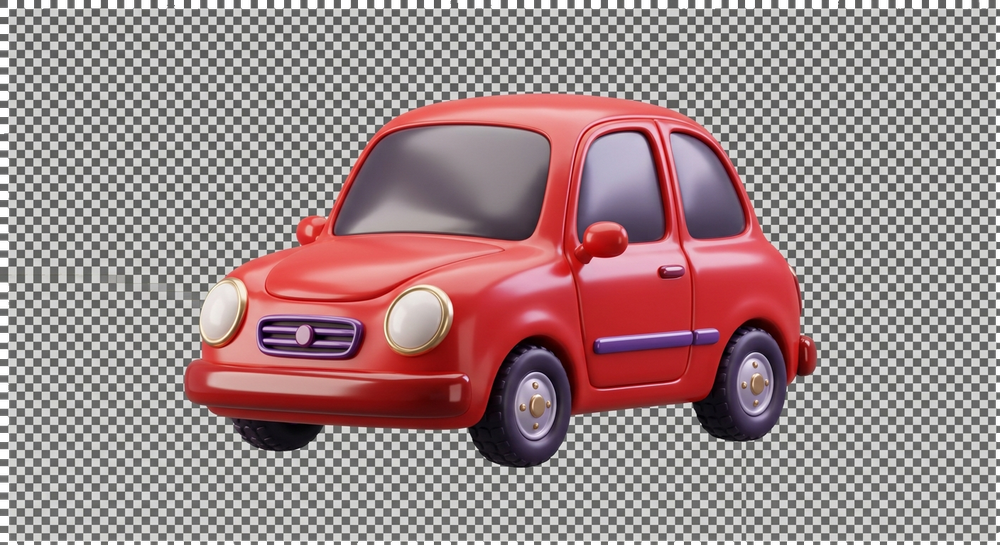
#> input picture frontend/assets/images/savings/car.png, 1000 x 545 px, shrunk from 1408 x 768 before the run; its folder holds only this picture in this run
$ python remove_checkerboard.py
#> lines starting #> are read from the running program, lines starting #| are printed output that depends on the picture; after the words box and inside, x2 and y2 are one past the last pixel; in counts of white or black regions, pixels touching at a corner belong together
import glob, os
import numpy as np
from PIL import Image
from scipy import ndimage

OUT = os.getenv("SHF_OUT", "/app/frontend/assets/images/savings")

def process(path):
#> called with path = 'frontend/assets/images/savings/car.png'
    im = Image.open(path).convert("RGB")
    arr = np.asarray(im).astype(np.int16)
    r, g, b = arr[..., 0], arr[..., 1], arr[..., 2]
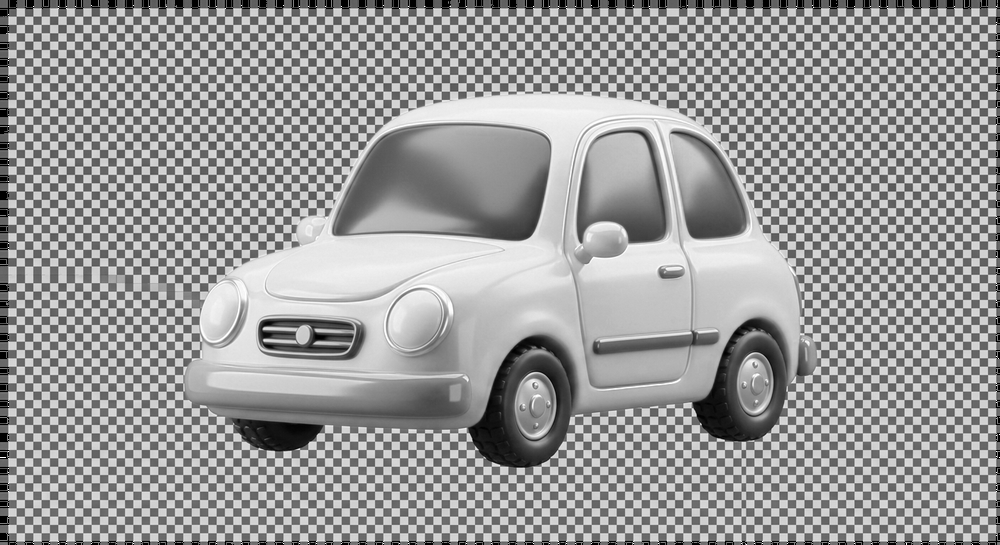
#> r: shape (545, 1000) int16; min 0, max 255, mean 153.5
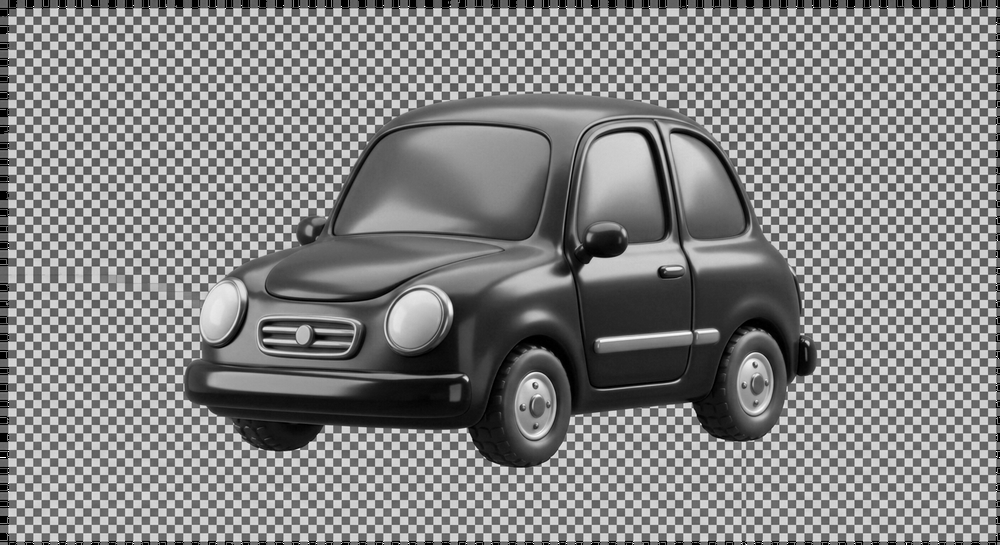
#> b: shape (545, 1000) int16; min 0, max 255, mean 131.6
    mx = np.maximum(np.maximum(r, g), b)
    mn = np.minimum(np.minimum(r, g), b)
    bright = (r + g + b) / 3.0
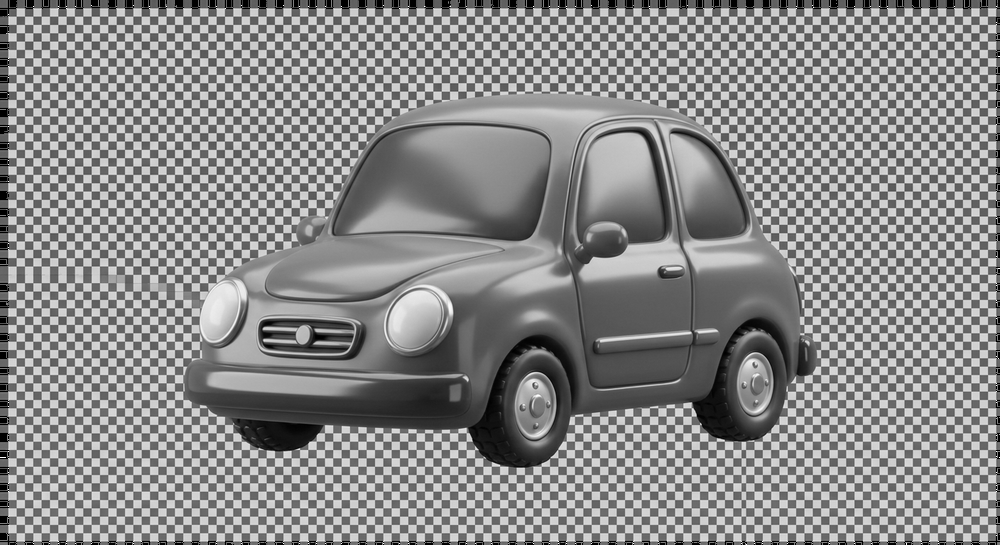
#> bright: shape (545, 1000) float64; min 0, max 255, mean 138.5
    grayish = (mx - mn) <= 20
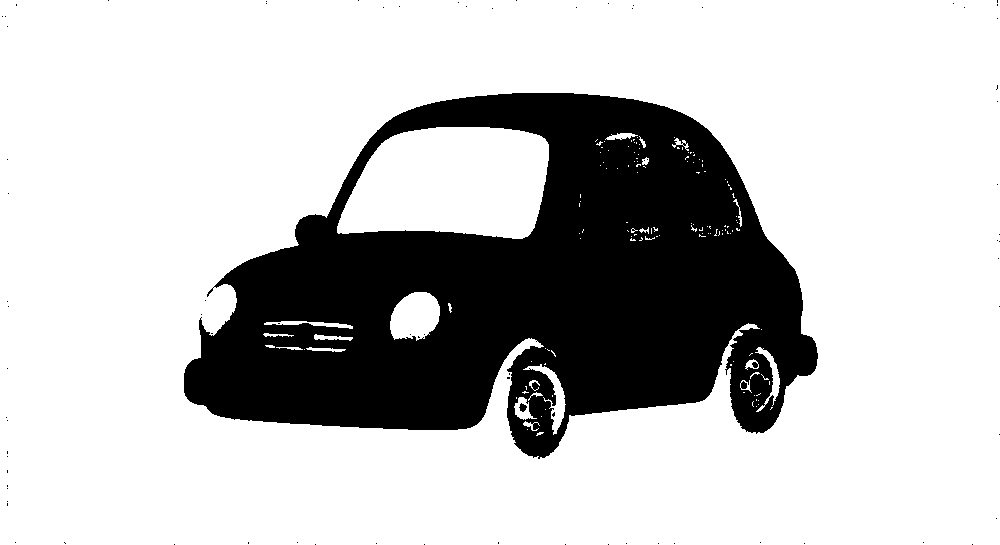
#> grayish: shape (545, 1000) bool; 75.6% white; 80 black regions (78 under 20 px), largest, box (x1, y1, x2, y2) and area: (184, 93, 818, 459) 133038, (519, 403, 527, 412) 45
    # any light grayish pixel = checkerboard background / mist
    bg_like = grayish & (bright >= 166)
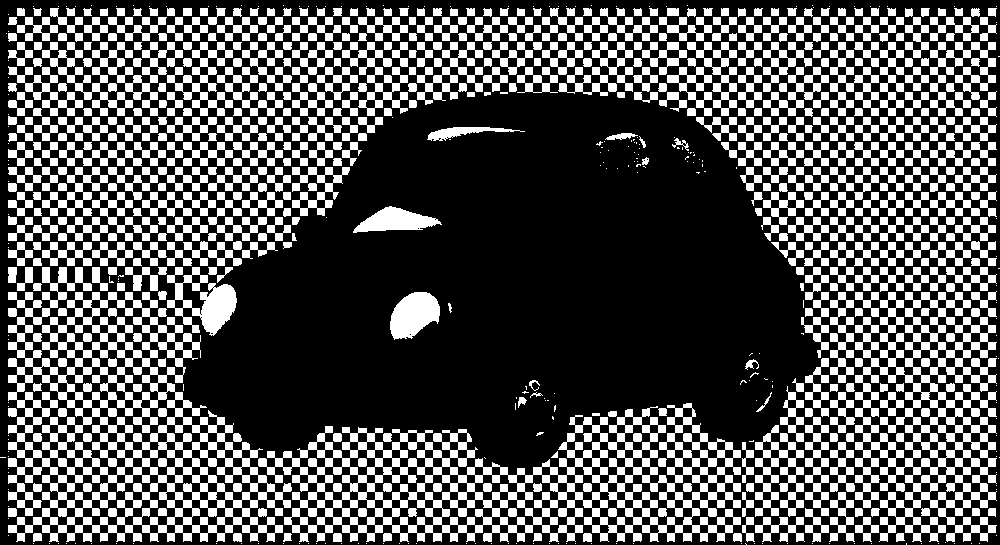
#> bg_like: shape (545, 1000) bool; 32.6% white; 758 white regions (224 under 20 px), largest, box (x1, y1, x2, y2) and area: (8, 267, 292, 542) 25293, (258, 403, 741, 542) 22951, (855, 292, 997, 542) 14888

    labels, n = ndimage.label(bg_like)
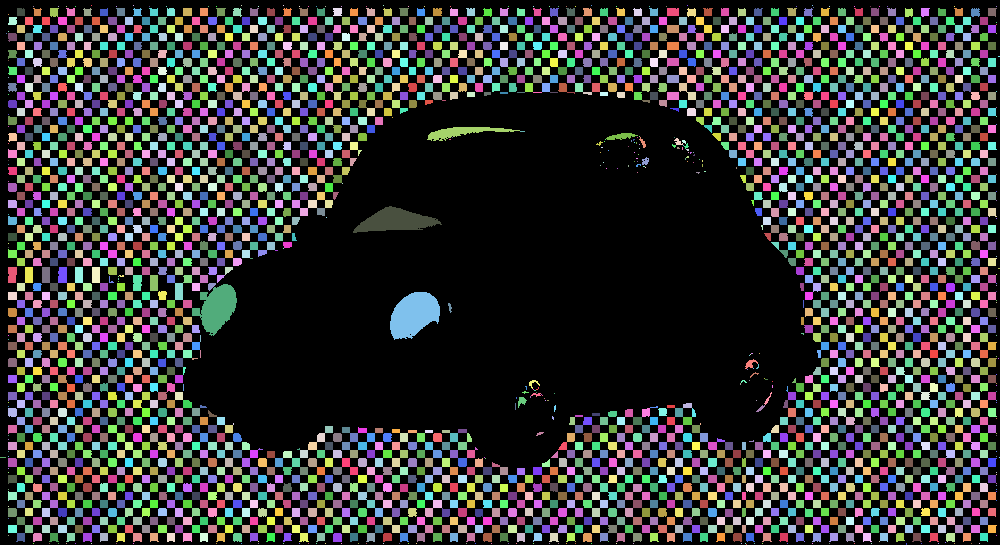
#> labels: shape (545, 1000) int32; 2926 distinct labels, from 0 to 2925; one colour per label, 0 black
#> n = 2925
    border = set(labels[0, :]) | set(labels[-1, :]) | set(labels[:, 0]) | set(labels[:, -1])
#> border = 7 items
    border.discard(0)
    bg_mask = np.isin(labels, list(border))
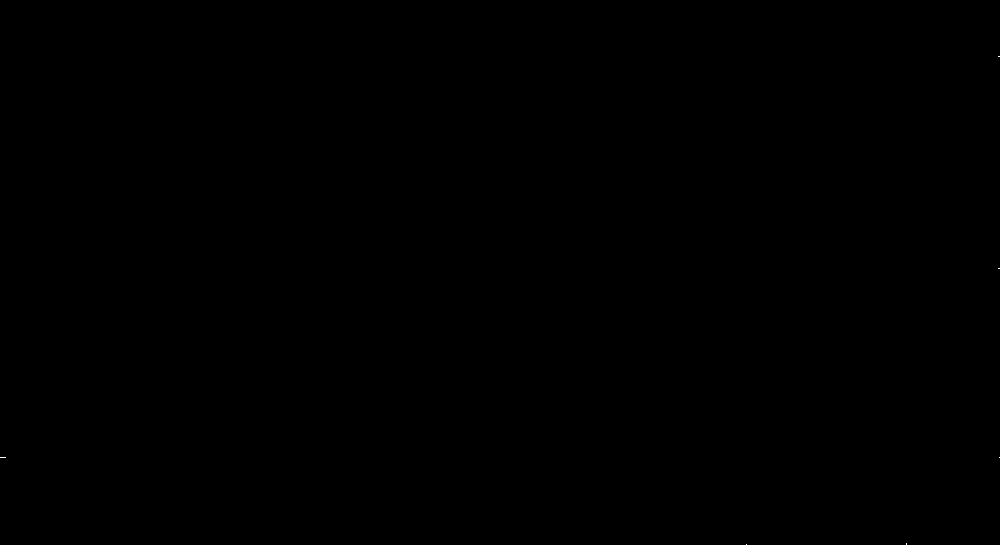
#> bg_mask: shape (545, 1000) bool; 0% white in thin lines or dots, all inside (x1, y1, x2, y2) = (0, 56, 1000, 545)
    # grow background by 1px to eat anti-aliased fringe
    bg_mask = ndimage.binary_dilation(bg_mask, iterations=1)
#> bg_mask: shape (545, 1000) bool; 0.01% white; 6 white regions (6 under 20 px)

    alpha = np.where(bg_mask, 0, 255).astype(np.uint8)
#> alpha: shape (545, 1000); 100% white; 6 black regions (6 under 20 px)
    rgba = np.dstack([np.asarray(im), alpha]).astype(np.uint8)
    img = Image.fromarray(rgba, "RGBA")

    bbox = img.getbbox()
#> bbox = (0, 0, 1000, 545)
    if bbox:
        pad = 16
        x0, y0, x1, y1 = bbox
#> x0 = 0; y0 = 0; x1 = 1000; y1 = 545
        x0 = max(0, x0 - pad); y0 = max(0, y0 - pad)
        x1 = min(img.width, x1 + pad); y1 = min(img.height, y1 + pad)
        img = img.crop((x0, y0, x1, y1))
    img.save(path)
    print("done", os.path.basename(path), img.size)
#| done car.png (1000, 545)

for p in sorted(glob.glob(f"{OUT}/*.png")):
    process(p)

$ run again, on frontend/assets/images/savings/piggy.png
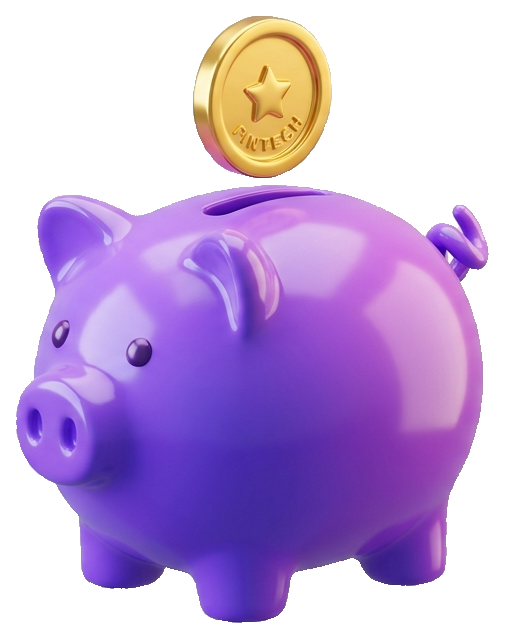
#> input picture frontend/assets/images/savings/piggy.png, 505 x 639 px
#> grayish: shape (639, 505) bool; 43.4% white; 2 white regions, box (x1, y1, x2, y2) and area: (0, 0, 505, 639) 140007, (448, 253, 453, 263) 29
#> in process, `labels, n = ndimage.label(bg_like)`:
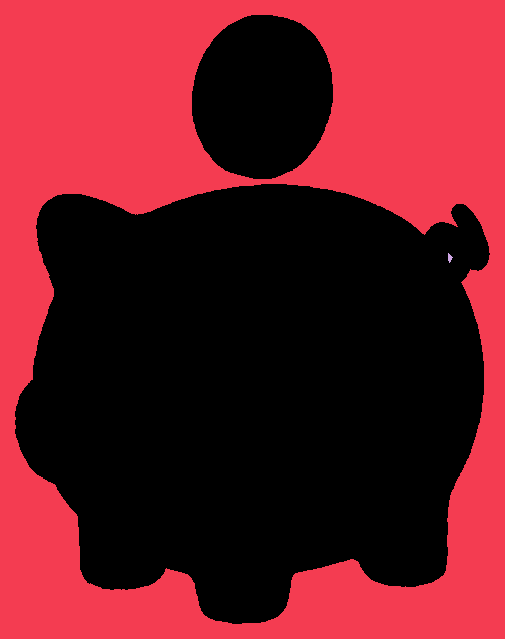
#> labels: shape (639, 505) int32; 3 distinct labels, from 0 to 2; one colour per label, 0 black
#> n = 2
#> border = 1 item
#> in process, `bg_mask = ndimage.binary_dilation(bg_mask, iterations=1)`:
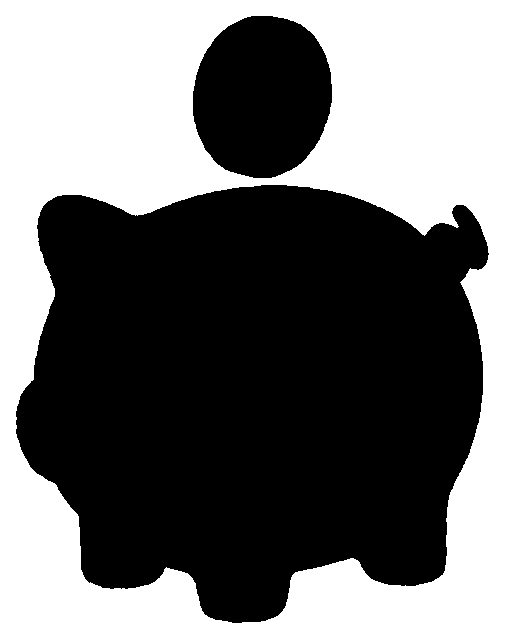
#> bg_mask: shape (639, 505) bool; 44% white; 1 white region, box (x1, y1, x2, y2) and area: (0, 0, 505, 639) 142078
#> in process, rgba is the input picture: shape (639, 505, 4); mean R, G, B, A 187.4, 159.7, 209.8, 142.7
#> bbox = (16, 16, 489, 623)
#> in process, `x0, y0, x1, y1 = bbox`: x0 = 16; x1 = 489; y1 = 623
#> in process, `x0 = max(0, x0 - pad)`: x0 = 0
#> in process, `x1 = min(img.width, x1 + pad)`: x1 = 505
#> in process, `y1 = min(img.height, y1 + pad)`: y1 = 639
#| done piggy.png (505, 639)

$ run again, on frontend/assets/images/savings/target.png
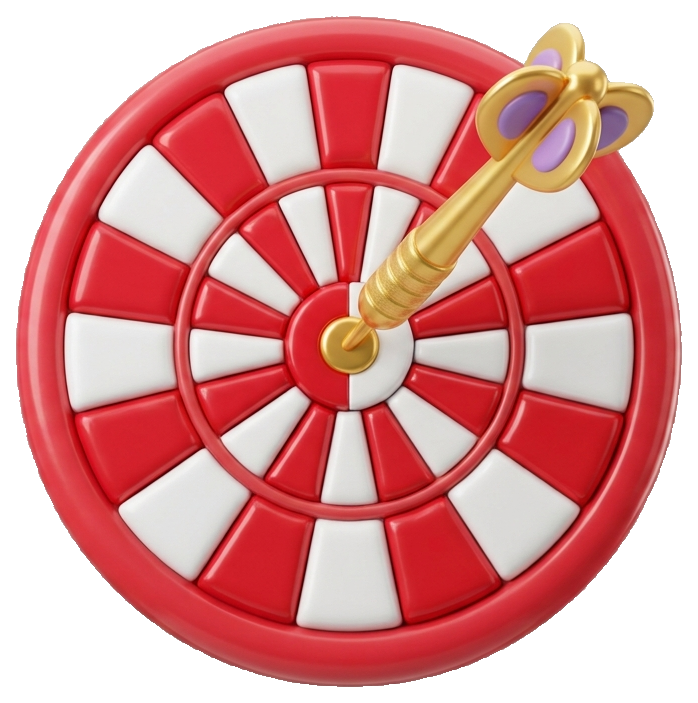
#> input picture frontend/assets/images/savings/target.png, 698 x 703 px
#> grayish: shape (703, 698) bool; 45.2% white; 18 white regions, largest, box (x1, y1, x2, y2) and area: (0, 0, 698, 703) 129926, (323, 323, 506, 502) 12049, (120, 451, 246, 575) 8340
#> bg_like: shape (703, 698) bool; 45.2% white; 21 white regions, largest, box (x1, y1, x2, y2) and area: (0, 0, 698, 703) 129926, (120, 451, 246, 575) 8340, (450, 452, 574, 575) 8306
#> labels: shape (703, 698) int32; 22 distinct labels, from 0 to 21
#> n = 21
#> border = 1 item
#> in process, `bg_mask = ndimage.binary_dilation(bg_mask, iterations=1)`:
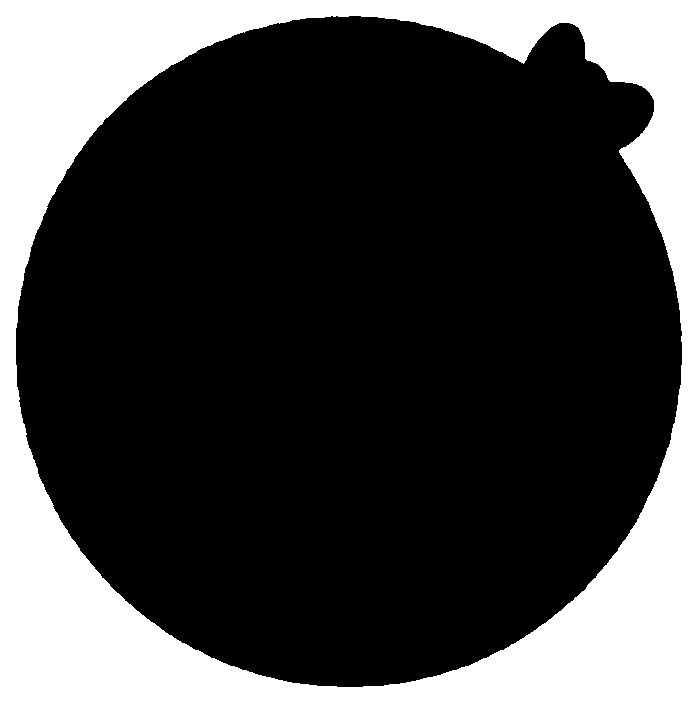
#> bg_mask: shape (703, 698) bool; 26.9% white; 1 white region, box (x1, y1, x2, y2) and area: (0, 0, 698, 703) 131975
#> in process, rgba is the input picture: shape (703, 698, 4); mean R, G, B, A 210.1, 139.3, 138, 186.4
#> bbox = (16, 16, 682, 687)
#> in process, `x0, y0, x1, y1 = bbox`: x0 = 16; x1 = 682; y1 = 687
#> in process, `x0 = max(0, x0 - pad)`: x0 = 0
#> in process, `x1 = min(img.width, x1 + pad)`: x1 = 698
#> in process, `y1 = min(img.height, y1 + pad)`: y1 = 703
#| done target.png (698, 703)
